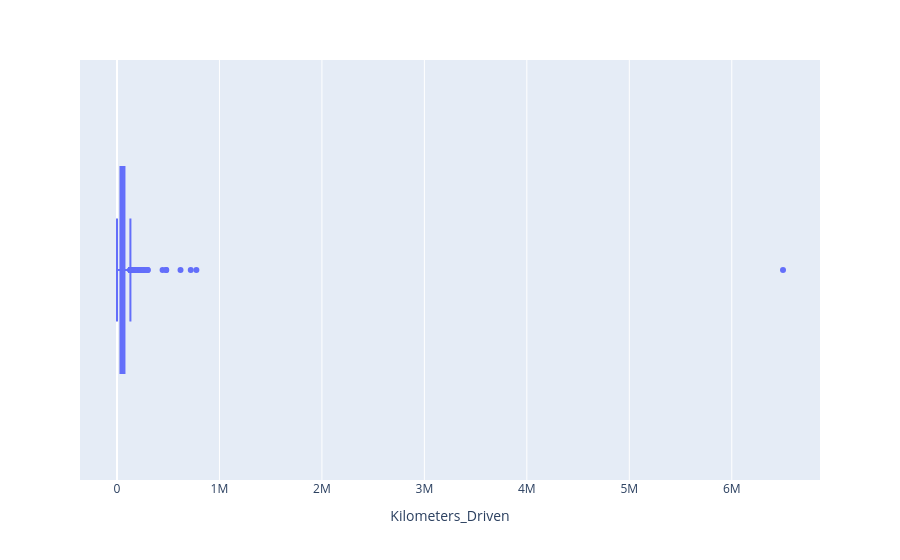

Notebook code cell kept with this figure:
### Code cell
px.box(data_frame= df, x= 'Kilometers_Driven')

### Figure 1 — Plotly figure (JSON) as saved in the notebook; plotly's stock layout.template omitted (floating-point values rounded to 4 significant figures; data arrays with more than 128 entries replaced by an {"elided": "..."} marker saying what was removed)
{"data": [{"alignmentgroup": "True", "hovertemplate": "Kilometers_Driven=%{x}<extra></extra>", "legendgroup": "", "marker": {"color": "#636efa"}, "name": "", "notched": false, "offsetgroup": "", "orientation": "h", "showlegend": false, "type": "box", "x": {"elided": "5975 int values"}, "x0": " ", "xaxis": "x", "y0": " ", "yaxis": "y"}], "layout": {"boxmode": "group", "legend": {"tracegroupgap": 0}, "margin": {"t": 60}, "xaxis": {"anchor": "y", "domain": [0, 1], "title": {"text": "Kilometers_Driven"}}, "yaxis": {"anchor": "x", "domain": [0, 1]}}}
